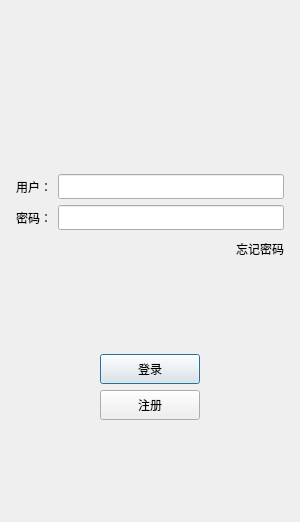
<?xml version="1.0" encoding="UTF-8"?>
<ui version="4.0">
 <class>LoginDialog</class>
 <widget class="QDialog" name="LoginDialog">
  <property name="geometry">
   <rect>
    <x>0</x>
    <y>0</y>
    <width>300</width>
    <height>522</height>
   </rect>
  </property>
  <property name="minimumSize">
   <size>
    <width>300</width>
    <height>500</height>
   </size>
  </property>
  <property name="maximumSize">
   <size>
    <width>536</width>
    <height>793</height>
   </size>
  </property>
  <property name="windowTitle">
   <string>Dialog</string>
  </property>
  <layout class="QVBoxLayout" name="verticalLayout_2">
   <item>
    <layout class="QVBoxLayout" name="verticalLayout">
     <property name="leftMargin">
      <number>5</number>
     </property>
     <property name="topMargin">
      <number>5</number>
     </property>
     <property name="rightMargin">
      <number>5</number>
     </property>
     <property name="bottomMargin">
      <number>5</number>
     </property>
     <item>
      <widget class="QWidget" name="widget" native="true">
       <layout class="QGridLayout" name="gridLayout">
        <item row="0" column="0">
         <widget class="QLabel" name="label">
          <property name="text">
           <string/>
          </property>
          <property name="pixmap">
           <pixmap resource="rc.qrc">:/res/ice.png</pixmap>
          </property>
          <property name="scaledContents">
           <bool>true</bool>
          </property>
          <property name="alignment">
           <set>Qt::AlignmentFlag::AlignCenter</set>
          </property>
          <property name="margin">
           <number>0</number>
          </property>
         </widget>
        </item>
        <item row="1" column="0">
         <spacer name="verticalSpacer">
          <property name="orientation">
           <enum>Qt::Orientation::Vertical</enum>
          </property>
          <property name="sizeHint" stdset="0">
           <size>
            <width>20</width>
            <height>120</height>
           </size>
          </property>
         </spacer>
        </item>
       </layout>
      </widget>
     </item>
     <item>
      <layout class="QHBoxLayout" name="horizontalLayout">
       <item>
        <widget class="QLabel" name="user_label">
         <property name="minimumSize">
          <size>
           <width>0</width>
           <height>25</height>
          </size>
         </property>
         <property name="maximumSize">
          <size>
           <width>16777215</width>
           <height>25</height>
          </size>
         </property>
         <property name="text">
          <string>用户：</string>
         </property>
        </widget>
       </item>
       <item>
        <widget class="QLineEdit" name="user_edit">
         <property name="minimumSize">
          <size>
           <width>0</width>
           <height>25</height>
          </size>
         </property>
         <property name="maximumSize">
          <size>
           <width>16777215</width>
           <height>25</height>
          </size>
         </property>
        </widget>
       </item>
      </layout>
     </item>
     <item>
      <layout class="QHBoxLayout" name="horizontalLayout_2">
       <item>
        <widget class="QLabel" name="pass_label">
         <property name="minimumSize">
          <size>
           <width>0</width>
           <height>25</height>
          </size>
         </property>
         <property name="maximumSize">
          <size>
           <width>16777215</width>
           <height>25</height>
          </size>
         </property>
         <property name="text">
          <string>密码：</string>
         </property>
        </widget>
       </item>
       <item>
        <widget class="QLineEdit" name="pass_edit">
         <property name="minimumSize">
          <size>
           <width>0</width>
           <height>25</height>
          </size>
         </property>
         <property name="maximumSize">
          <size>
           <width>16777215</width>
           <height>25</height>
          </size>
         </property>
        </widget>
       </item>
      </layout>
     </item>
     <item>
      <layout class="QHBoxLayout" name="horizontalLayout_3">
       <item>
        <spacer name="horizontalSpacer">
         <property name="orientation">
          <enum>Qt::Orientation::Horizontal</enum>
         </property>
         <property name="sizeHint" stdset="0">
          <size>
           <width>40</width>
           <height>20</height>
          </size>
         </property>
        </spacer>
       </item>
       <item>
        <widget class="QLabel" name="forget_label">
         <property name="minimumSize">
          <size>
           <width>0</width>
           <height>25</height>
          </size>
         </property>
         <property name="maximumSize">
          <size>
           <width>16777215</width>
           <height>25</height>
          </size>
         </property>
         <property name="text">
          <string>忘记密码</string>
         </property>
        </widget>
       </item>
      </layout>
     </item>
     <item>
      <spacer name="verticalSpacer_2">
       <property name="orientation">
        <enum>Qt::Orientation::Vertical</enum>
       </property>
       <property name="sizeHint" stdset="0">
        <size>
         <width>20</width>
         <height>20</height>
        </size>
       </property>
      </spacer>
     </item>
     <item>
      <layout class="QHBoxLayout" name="horizontalLayout_4">
       <item>
        <spacer name="horizontalSpacer_2">
         <property name="orientation">
          <enum>Qt::Orientation::Horizontal</enum>
         </property>
         <property name="sizeHint" stdset="0">
          <size>
           <width>40</width>
           <height>20</height>
          </size>
         </property>
        </spacer>
       </item>
       <item>
        <widget class="QPushButton" name="login_btn">
         <property name="minimumSize">
          <size>
           <width>100</width>
           <height>30</height>
          </size>
         </property>
         <property name="text">
          <string>登录</string>
         </property>
        </widget>
       </item>
       <item>
        <spacer name="horizontalSpacer_3">
         <property name="orientation">
          <enum>Qt::Orientation::Horizontal</enum>
         </property>
         <property name="sizeHint" stdset="0">
          <size>
           <width>40</width>
           <height>20</height>
          </size>
         </property>
        </spacer>
       </item>
      </layout>
     </item>
     <item>
      <layout class="QHBoxLayout" name="horizontalLayout_5">
       <item>
        <spacer name="horizontalSpacer_4">
         <property name="orientation">
          <enum>Qt::Orientation::Horizontal</enum>
         </property>
         <property name="sizeHint" stdset="0">
          <size>
           <width>40</width>
           <height>20</height>
          </size>
         </property>
        </spacer>
       </item>
       <item>
        <widget class="QPushButton" name="reg_btn">
         <property name="minimumSize">
          <size>
           <width>100</width>
           <height>30</height>
          </size>
         </property>
         <property name="text">
          <string>注册</string>
         </property>
        </widget>
       </item>
       <item>
        <spacer name="horizontalSpacer_5">
         <property name="orientation">
          <enum>Qt::Orientation::Horizontal</enum>
         </property>
         <property name="sizeHint" stdset="0">
          <size>
           <width>40</width>
           <height>20</height>
          </size>
         </property>
        </spacer>
       </item>
      </layout>
     </item>
     <item>
      <spacer name="verticalSpacer_3">
       <property name="orientation">
        <enum>Qt::Orientation::Vertical</enum>
       </property>
       <property name="sizeHint" stdset="0">
        <size>
         <width>20</width>
         <height>20</height>
        </size>
       </property>
      </spacer>
     </item>
    </layout>
   </item>
  </layout>
 </widget>
 <resources>
  <include location="rc.qrc"/>
 </resources>
 <connections/>
</ui>
